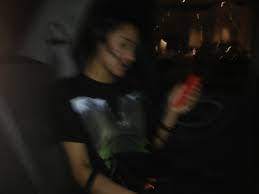
#> input picture images.jpg, 259 x 194 px
$ python comafloage.py --image images.jpg --clusters 3
#> lines starting #> are read from the running program, lines starting #| are printed output that depends on the picture
### utils.py
# import the necessary packages
import numpy as np
import cv2

def centroid_histogram(clt):
	# grab the number of different clusters and create a histogram
	# based on the number of pixels assigned to each cluster
	numLabels = np.arange(0, len(np.unique(clt.labels_)) + 1)
	(hist, _) = np.histogram(clt.labels_, bins = numLabels)

	# normalize the histogram, such that it sums to one
	hist = hist.astype("float")
	hist /= hist.sum()
	#print("Histogram :",hist)

	# return the histogram
	return hist

def plot_colors(hist, centroids):
	# initialize the bar chart representing the relative frequency
	# of each of the colors
	bar = np.zeros((50, 300, 3), dtype = "uint8")
	startX = 0
	i = 0
	colorObj = {}
	# loop over the percentage of each cluster and the color of
	# each cluster
	for (percent, color) in zip(hist, centroids):
		# plot the relative percentage of each cluster
		endX = startX + (percent * 300)
		#print("Percentage :: ",endX)

		cv2.rectangle(bar, (int(startX), 0), (int(endX), 50),
			color.astype("uint8").tolist(), -1)
		print("Colour :: ",color)
		colorObj[i]=color
		#print("Hist :: ",hist)

		startX = endX
		i = i+1

	# return the bar chart

	return bar, colorObj

### comafloage.py

from sklearn.cluster import KMeans
import matplotlib.pyplot as plt
import numpy as np
import argparse
import utils
import cv2
from imutils import paths
import argparse
import cv2

# construct the argument parser and parse the arguments
ap = argparse.ArgumentParser()
ap.add_argument("-i", "--image", required = True, help = "Path to the image")
ap.add_argument("-c", "--clusters", required = True, type = int,
	help = "# of clusters")
args = vars(ap.parse_args())

# load the image and convert it from BGR to RGB so that
# we can dispaly it with matplotlib
image = cv2.imread(args["image"])
#> image is the input picture: shape (194, 259, 3); mean B, G, R 19.2, 22.8, 25.7
image = cv2.cvtColor(image, cv2.COLOR_BGR2RGB)

# show our image
plt.figure()
plt.axis("off")
plt.imshow(image)

# reshape the image to be a list of pixels
image = image.reshape((image.shape[0] * image.shape[1], 3))
img = np.zeros((512,512,3), np.uint8)
# cluster the pixel intensities
clt = KMeans(n_clusters = args["clusters"])
clt.fit(image)

# build a histogram of clusters and then create a figure
# representing the number of pixels labeled to each color
hist = utils.centroid_histogram(clt)

bar,colorOb = utils.plot_colors(hist, clt.cluster_centers_)
#> after the loop in plot_colors, `for (percent, color) in zip(hist, centroids):`:
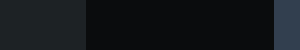
#> bar: shape (50, 300, 3); mean of channels 0, 1, 2 25.6, 22.7, 18.9; drawn as B, G, R


i = 0
perceHist=hist
while(i<len(hist)):
    perceHist[i]=hist[i]*100
    #print("Histogram :",perceHist[i])
    i=i+1
#b=cv2.rectangle(img,(384,0),(510,128),(0,255,0),3)

# show our color bart
plt.figure()
plt.axis("off")
plt.imshow(bar)
#plt.imshow(b)

plt.show()

$ run again, on Harry-Fisch_Bath-in-the-Ganges_NomadXpedition.jpg
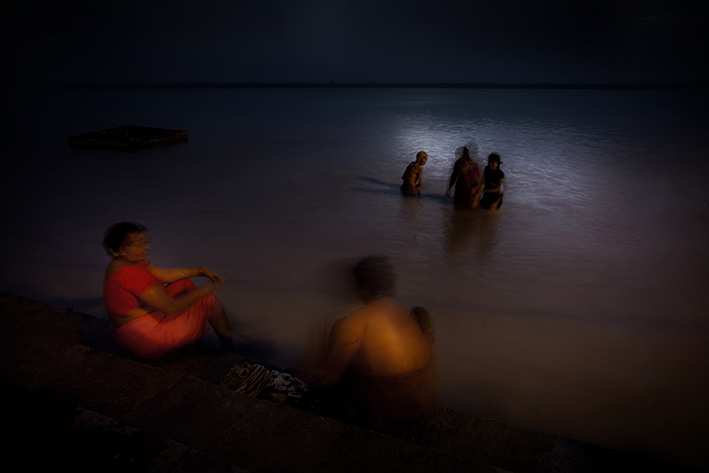
#> input picture Harry-Fisch_Bath-in-the-Ganges_NomadXpedition.jpg, 709 x 473 px
#> image is the input picture: shape (473, 709, 3); mean B, G, R 24.5, 21.7, 27.8
#> after the loop in plot_colors, `for (percent, color) in zip(hist, centroids):`:
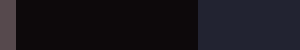
#> bar: shape (50, 300, 3); mean of channels 0, 1, 2 27.4, 21.3, 24; drawn as B, G, R
